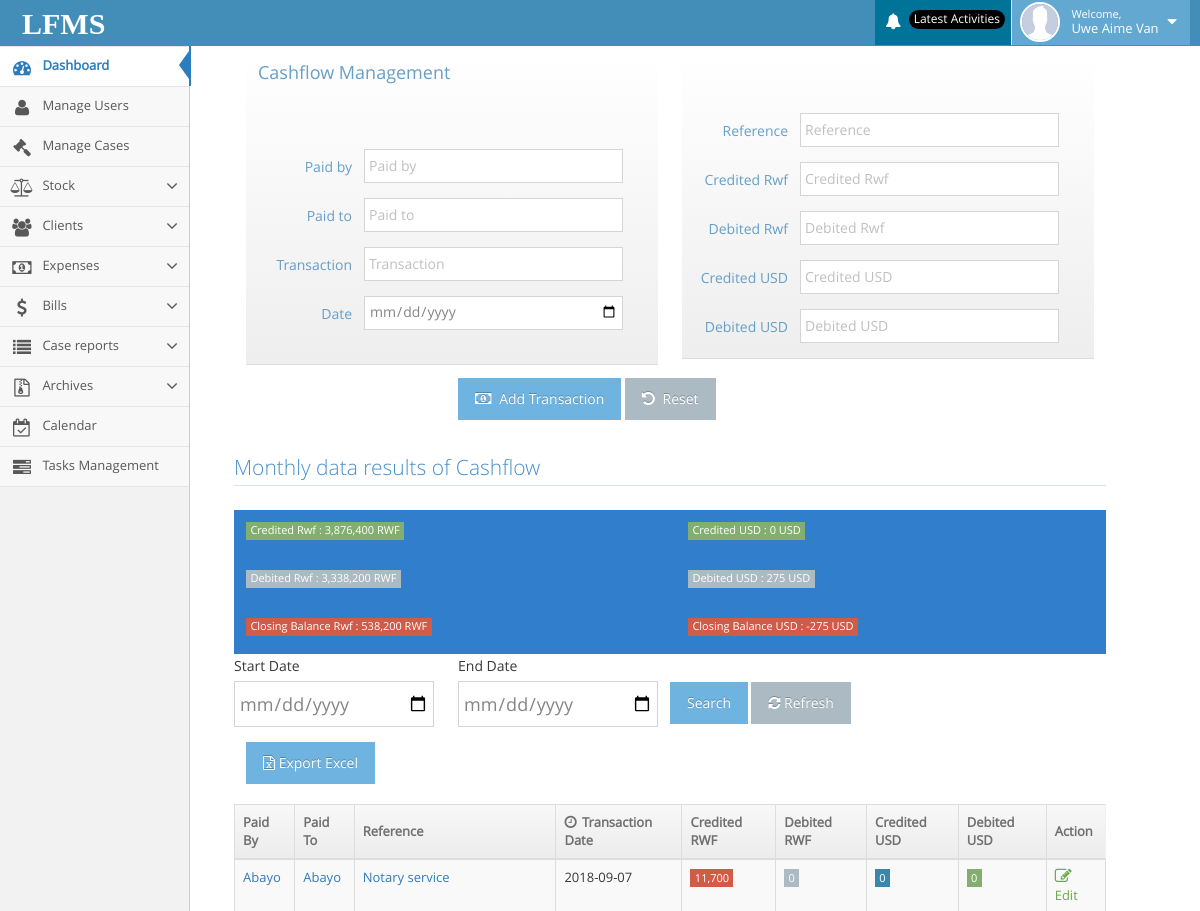
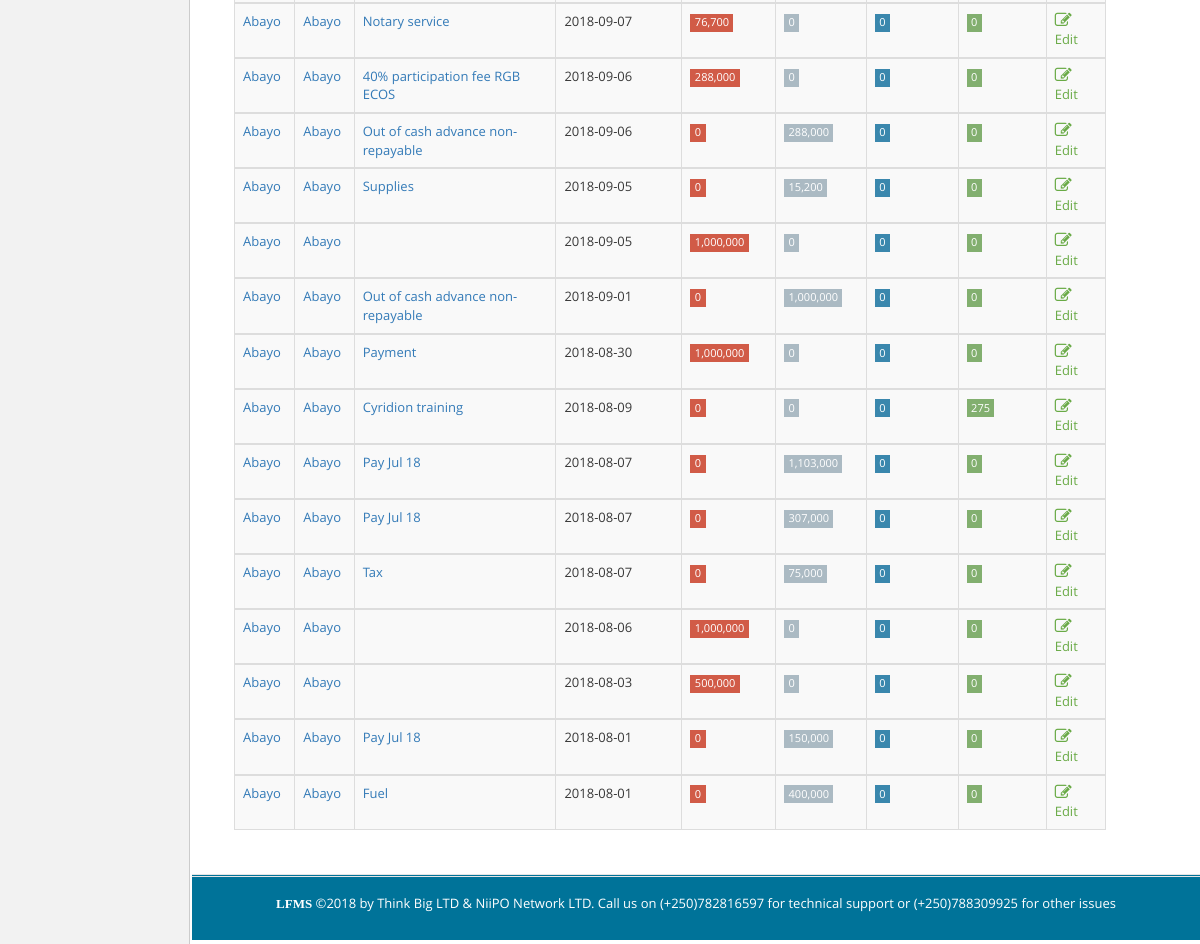
Screenshot of /lfms/cashflow.php (signed in) with the database file from the repository (2 pictures, top to bottom).
### tables this page shows
CREATE TABLE IF NOT EXISTS `permission` (
  `id` int(11) NOT NULL AUTO_INCREMENT,
  `user_id` varchar(100) NOT NULL,
  `permissions` varchar(200) NOT NULL,
  PRIMARY KEY (`id`)
);

CREATE TABLE IF NOT EXISTS `cashflow` (
  `id` int(11) NOT NULL AUTO_INCREMENT,
  `paid_by` varchar(200) NOT NULL,
  `paid_to` varchar(200) NOT NULL,
  `transaction` varchar(200) NOT NULL,
  `date` date NOT NULL,
  `reference` varchar(200) NOT NULL,
  `credited_rwf` varchar(200) NOT NULL,
  `debited_rwf` varchar(200) NOT NULL,
  `credited_usd` varchar(200) NOT NULL,
  `debited_usd` varchar(200) NOT NULL,
  PRIMARY KEY (`id`)
);

### lfms/cashflow.php (the view, shortened to what the rows shown need)
<?php include("include/header.php");?>
<div class="container" style="margin-right: 50px;width: 80%;">
    <div class="page-content">
        <div class="col-xs-12 col-sm-12 col-md-12">
            <br>
                <table id="dynamic-table" class="table table-striped table-bordered table-hover">
                    <thead>
                        <tr>
                            <th>Paid By</th>
                            <th>Paid To</th>
                            <th class="hidden-480">Reference</th>
                            <th>
                                <i class="ace-icon fa fa-clock-o bigger-110 hidden-480"></i>
                                Transaction Date
                            </th>
                            <th class="hidden-480">Credited RWF</th>
                            <th class="hidden-480">Debited RWF</th>
                            <th class="hidden-480">Credited USD</th>
                            <th class="hidden-480">Debited USD</th>
                            <th class="hidden-480">Action</th>
                        </tr>
                    </thead>
                    <?php
                        if (isset($_POST['search_by_date'])) {
                            $start_date = $_POST['start_date'];
                            $end_date = $_POST['end_date'];
                                if (empty($start_date)) {
                                    echo '<div class ="col-xs-10 col-sm-10 col-md-4">
                                    <div class="alert alert-danger">
                                    <button type="button" class="close" data-dismiss="alert" aria-hidden="true">×</button>
                                    <span><strong>Oops, </strong>First date can not be empty</span>
                                  </div>
                                  </div>';
                                }elseif (empty($end_date)) {
                                        echo '<div class ="col-xs-10 col-sm-10 col-md-4">
                                        <div class="alert alert-danger">
                                        <button type="button" class="close" data-dismiss="alert" aria-hidden="true">×</button>
                                        <span><strong>Oops, </strong>Second date can not be empty</span>
                                      </div>
                                      </div>';
                                }else{
                                $select_single = "SELECT * FROM cashflow WHERE date between '".$start_date."' AND '".$end_date."'";
                                $result_by_date = mysqli_query($db,$select_single);
                                while ($row_by_single = mysqli_fetch_array($result_by_date)) {
                                    $id_date         = $row_by_single['id'];
                                    $paid_by_date       = $row_by_single['paid_by'];
                                    $paid_to_date   = $row_by_single['paid_to'];
                                    $transaction_date   = $row_by_single['transaction'];
                                    $date_date      = $row_by_single['date'];
                                    $reference_date     = $row_by_single['reference'];
                                    $credited_rwf_date    = $row_by_single['credited_rwf'];
                                    $debited_rwf_date       = $row_by_single['debited_rwf'];
                                    $credited_usd_date       = $row_by_single['credited_usd'];
                                    $debited_usd_date      = $row_by_single['debited_usd'];
                                ?>
                    <tbody>
                        <tr>
                            <tr>
                            <td>
                                <a href="#"><?php echo $paid_by_date;?></a>
                            </td>
                            <td>
                                <a href="#"><?php echo $paid_to_date;?></a>
                            </td>
                            <td>
                                <a href="#"><?php echo $reference_date;?></a>
                            </td>
                            <td><?php echo $date_date;?></td>
                            <td class="hidden-480"><span class="label label-sm label-danger"><?php echo number_format($credited_rwf_date);?></span></td>
                            <td><span class="label label-sm label-default"><?php echo number_format($debited_rwf_date);?></span></td>
                            <td class="hidden-480">
                                <span class="label label-sm label-info"><?php echo number_format($credited_usd_date);?></span>
                            </td>
                            <td><span class="label label-sm label-success"><?php echo number_format($debited_usd_date);?></span></td>
                            <td>
                                <a class="green" href="edit_cashflow.php?cashflow_id=<?php echo $id_date?>" title="Edit this case">
                                    <i class="ace-icon fa fa-pencil-square-o bigger-130"></i>
                                    Edit
                                </a>
                            </td>
                        </tr>
                    </tbody>
                        <?php
                        }
                        }
                        }
                        else
                        {
                        $select = "SELECT * FROM cashflow ORDER BY date DESC";
                        $result = mysqli_query($db,$select);
                        while ($row = mysqli_fetch_array($result)) {
                            $id         = $row['id'];
                            $paid_by       = $row['paid_by'];
                            $paid_to   = $row['paid_to'];
                            $date      = $row['date'];
                            $reference     = $row['reference'];
                            $credited_rwf       = $row['credited_rwf'];
                            $debited_rwf       = $row['debited_rwf'];
                            $credited_usd       = $row['credited_usd'];
                            $debited_usd       = $row['debited_usd'];
                    ?>
                    <tbody>
                        <tr>
                            <td>
                                <a href="#"><?php echo $paid_by;?></a>
                            </td>
                            <td>
                                <a href="#"><?php echo $paid_to;?></a>
                            </td>
                            <td>
                                <a href="#"><?php echo $reference;?></a>
                            </td>
                            <td><?php echo $date;?></td>
                            <td class="hidden-480"><span class="label label-sm label-danger"><?php echo number_format($credited_rwf);?></span></td>
                            <td><span class="label label-sm label-default"><?php echo number_format($debited_rwf);?></span></td>
                            <td class="hidden-480">
                                <span class="label label-sm label-info"><?php echo number_format($credited_usd);?></span>
                            </td>
                            <td><span class="label label-sm label-success"><?php echo number_format($debited_usd);?></span></td>
                            <td>
                                <a class="green" href="edit_cashflow.php?cashflow_id=<?php echo $id?>" title="Edit this case">
                                    <i class="ace-icon fa fa-pencil-square-o bigger-130"></i>
                                    Edit
                                </a>
                            </td>
                        </tr>
                        <?php }}?>
                    </tbody>
                </table>
            </div>
            </div>
        <br>
    </div>

### lfms/include/header.php (shortened to what the rows shown need)
<?php include("include/connection.php"); ?>
<!DOCTYPE html>
<html lang="en">
<head>
    <link rel="stylesheet" href="assets/css/bootstrap.min.css"/>
    <link rel="stylesheet" href="assets/font-awesome/4.5.0/css/font-awesome.min.css"/>
    <link rel="stylesheet" href="assets/css/ace.min.css" class="ace-maican-stylesheet" id="main-ace-style"/>
    <link rel="stylesheet" href="assets/css/ace-skins.min.css"/>
    <link rel="stylesheet" href="assets/css/ace-rtl.min.css"/>
</head>
<body class="no-skin">
                <?php
                if (isset($_SESSION['user_id'])) {
                    $user_id = $_SESSION['user_id'];
                    ?>
                <?php } ?>
<div class="main-container ace-save-state" id="main-container">
    <div id="sidebar" class="sidebar responsive ace-save-state">
        <ul class="nav nav-list">
            <?php
            $select_all_permission = "SELECT * FROM permission WHERE `user_id` = '" . $user_id . "'";
            $result_all_permission = mysqli_query($db, $select_all_permission);
            while ($row_all = mysqli_fetch_array($result_all_permission)) {
                $permission_all = $row_all['permissions'];
                if ($permission_all == 2) {
                    ?>
                    <li class="">
                        <a href="super_lawyer_page.php">
                            <i class="menu-icon fa fa-user"></i>
                            <span class="menu-text"> Manage Users </span>
                        </a>
                    </li>
                <?php } elseif ($permission_all == 3) {
                    ?>
                    <li class="">
                        <a href="my_case.php">
                            <i class="menu-icon fa fa-legal"></i>
                            <span class="menu-text"> Manage Cases </span>
                        </a>
                    </li>
                <?php } elseif ($permission_all == 5) {
                    ?>
                    <li class="">
                        <a href="#" class="dropdown-toggle">
                            <i class="menu-icon fa fa-group"></i>
                            <span class="menu-text"> Clients </span>
                            <b class="arrow fa fa-angle-down"></b>
                        </a>
                    </li>
                    <?php
                } elseif ($permission_all == 4) {
                    ?>
                    <li class="">
                        <a href="#" class="dropdown-toggle">
                            <i class="menu-icon fa fa-balance-scale"></i>
                            <span class="menu-text"> Stock</span>
                            <b class="arrow fa fa-angle-down"></b>
                        </a>
                    </li>
                    <?php
                } elseif ($permission_all == 6) {
                    ?>
                    <li class="">
                        <a href="#" class="dropdown-toggle">
                            <i class="menu-icon fa fa-money"></i>
                            <span class="menu-text"> Expenses</span>
                            <b class="arrow fa fa-angle-down"></b>
                        </a>
                    </li>
                    <?php
                } elseif ($permission_all == 7) {
                    ?>
                    <li class="">
                        <a href="#" class="dropdown-toggle">
                            <i class="menu-icon fa fa-dollar"></i>
                            <span class="menu-text"> Bills </span>
                            <b class="arrow fa fa-angle-down"></b>
                        </a>
                    </li>
                    <?php
                } elseif ($permission_all == 8) {
                    ?>
                    <li class="">
                        <a href="#" class="dropdown-toggle">
                            <i class="menu-icon fa fa-list"></i>
                            <span class="menu-text"> Case reports </span>
                            <b class="arrow fa fa-angle-down"></b>
                        </a>
                    </li>
                    <li class="">
                        <a href="#" class="dropdown-toggle">
                            <i class="menu-icon fa fa-file-archive-o"></i>
                            <span class="menu-text"> Archives </span>
                            <b class="arrow fa fa-angle-down"></b>
                        </a>
                    </li>
                <?php } elseif ($permission_all == 9) {
                    ?>
                    <li class="">
                        <a href="calendar.php">
                            <i class="menu-icon fa fa-calendar-check-o"></i>
                            <span class="menu-text"> Calendar </span>
                        </a>
                    </li>
                <?php } elseif ($permission_all == 10) {
                    ?>
                    <li class="">
                        <a href="tasks.php">
                            <i class="menu-icon fa fa-tasks"></i>
                            <span class="menu-text"> Tasks Management </span>
                        </a>
                    </li>
                <?php }
            } ?>
        </ul>
    </div>
</div>
</body>
</html>

### rows the page displays
permission: permissions "2" (drawn)
permission: permissions "3" (drawn)
permission: permissions "4" (drawn)
permission: permissions "5" (drawn)
permission: permissions "6" (drawn)
permission: permissions "7" (drawn)
permission: permissions "8" (drawn)
permission: permissions "9" (drawn)
permission: permissions "10" (drawn)
cashflow: paid_by "Abayo", paid_to "Abayo", reference "Notary service", date "2018-09-07", credited_rwf "11,700", debited_rwf "0", credited_usd "0", debited_usd "0"
cashflow: paid_by "Abayo", paid_to "Abayo", reference "Notary service", date "2018-09-07", credited_rwf "76,700", debited_rwf "0", credited_usd "0", debited_usd "0"
cashflow: paid_by "Abayo", paid_to "Abayo", reference "40% participation fee RGB ECOS", date "2018-09-06", credited_rwf "288,000", debited_rwf "0", credited_usd "0", debited_usd "0"
cashflow: paid_by "Abayo", paid_to "Abayo", reference "Out of cash advance non-repayable", date "2018-09-06", credited_rwf "0", debited_rwf "288,000", credited_usd "0", debited_usd "0"
cashflow: paid_by "Abayo", paid_to "Abayo", reference "Supplies", date "2018-09-05", credited_rwf "0", debited_rwf "15,200", credited_usd "0", debited_usd "0"
cashflow: paid_by "Abayo", paid_to "Abayo", date "2018-09-05", credited_rwf "1,000,000", debited_rwf "0", credited_usd "0", debited_usd "0"
cashflow: paid_by "Abayo", paid_to "Abayo", reference "Out of cash advance non-repayable", date "2018-09-01", credited_rwf "0", debited_rwf "1,000,000", credited_usd "0", debited_usd "0"
cashflow: paid_by "Abayo", paid_to "Abayo", reference "Payment", date "2018-08-30", credited_rwf "1,000,000", debited_rwf "0", credited_usd "0", debited_usd "0"
cashflow: paid_by "Abayo", paid_to "Abayo", reference "Cyridion training", date "2018-08-09", credited_rwf "0", debited_rwf "0", credited_usd "0", debited_usd "275"
cashflow: paid_by "Abayo", paid_to "Abayo", reference "Pay Jul 18", date "2018-08-07", credited_rwf "0", debited_rwf "1,103,000", credited_usd "0", debited_usd "0"
cashflow: paid_by "Abayo", paid_to "Abayo", reference "Pay Jul 18", date "2018-08-07", credited_rwf "0", debited_rwf "307,000", credited_usd "0", debited_usd "0"
cashflow: paid_by "Abayo", paid_to "Abayo", reference "Tax", date "2018-08-07", credited_rwf "0", debited_rwf "75,000", credited_usd "0", debited_usd "0"
cashflow: paid_by "Abayo", paid_to "Abayo", date "2018-08-06", credited_rwf "1,000,000", debited_rwf "0", credited_usd "0", debited_usd "0"
cashflow: paid_by "Abayo", paid_to "Abayo", date "2018-08-03", credited_rwf "500,000", debited_rwf "0", credited_usd "0", debited_usd "0"
cashflow: paid_by "Abayo", paid_to "Abayo", reference "Pay Jul 18", date "2018-08-01", credited_rwf "0", debited_rwf "150,000", credited_usd "0", debited_usd "0"
cashflow: paid_by "Abayo", paid_to "Abayo", reference "Fuel", date "2018-08-01", credited_rwf "0", debited_rwf "400,000", credited_usd "0", debited_usd "0"

### other values shown
$username "Uwe Aime Van"
$sum_credited_rwf "3,876,400"
$sum_debited_rwf "3,338,200"
$closing_balance_rwf "538,200"
$sum_of_credited_usd "0"
$sum_of_debited_usd "275"
$closing_balance_ussd "-275"
